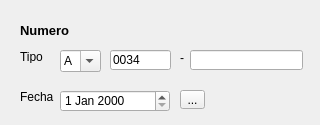
<?xml version="1.0" encoding="UTF-8"?>
<ui version="4.0">
 <class>Form</class>
 <widget class="QWidget" name="Form">
  <property name="geometry">
   <rect>
    <x>0</x>
    <y>0</y>
    <width>320</width>
    <height>125</height>
   </rect>
  </property>
  <property name="windowTitle">
   <string>Form</string>
  </property>
  <widget class="QLabel" name="lb_tipo">
   <property name="geometry">
    <rect>
     <x>20</x>
     <y>50</y>
     <width>47</width>
     <height>13</height>
    </rect>
   </property>
   <property name="text">
    <string>Tipo</string>
   </property>
  </widget>
  <widget class="QLabel" name="lb_separador">
   <property name="geometry">
    <rect>
     <x>180</x>
     <y>50</y>
     <width>16</width>
     <height>16</height>
    </rect>
   </property>
   <property name="text">
    <string>-</string>
   </property>
  </widget>
  <widget class="QLabel" name="lb_titulo">
   <property name="geometry">
    <rect>
     <x>20</x>
     <y>20</y>
     <width>91</width>
     <height>21</height>
    </rect>
   </property>
   <property name="font">
    <font>
     <pointsize>10</pointsize>
     <weight>75</weight>
     <bold>true</bold>
    </font>
   </property>
   <property name="text">
    <string>Numero</string>
   </property>
  </widget>
  <widget class="QLineEdit" name="comp_prefijo">
   <property name="geometry">
    <rect>
     <x>110</x>
     <y>50</y>
     <width>61</width>
     <height>20</height>
    </rect>
   </property>
   <property name="text">
    <string>0034</string>
   </property>
  </widget>
  <widget class="QLineEdit" name="comp_numero">
   <property name="geometry">
    <rect>
     <x>190</x>
     <y>50</y>
     <width>113</width>
     <height>20</height>
    </rect>
   </property>
  </widget>
  <widget class="QComboBox" name="comp_tipo">
   <property name="geometry">
    <rect>
     <x>60</x>
     <y>50</y>
     <width>41</width>
     <height>22</height>
    </rect>
   </property>
   <property name="editable">
    <bool>true</bool>
   </property>
   <item>
    <property name="text">
     <string>A</string>
    </property>
   </item>
   <item>
    <property name="text">
     <string>B</string>
    </property>
   </item>
   <item>
    <property name="text">
     <string>C</string>
    </property>
   </item>
   <item>
    <property name="text">
     <string>R</string>
    </property>
   </item>
  </widget>
  <widget class="QDateEdit" name="comp_fecha">
   <property name="geometry">
    <rect>
     <x>60</x>
     <y>90</y>
     <width>110</width>
     <height>22</height>
    </rect>
   </property>
  </widget>
  <widget class="QLabel" name="lb_fecha">
   <property name="geometry">
    <rect>
     <x>20</x>
     <y>90</y>
     <width>47</width>
     <height>13</height>
    </rect>
   </property>
   <property name="text">
    <string>Fecha</string>
   </property>
  </widget>
  <widget class="QToolButton" name="toolButton">
   <property name="geometry">
    <rect>
     <x>180</x>
     <y>90</y>
     <width>25</width>
     <height>19</height>
    </rect>
   </property>
   <property name="text">
    <string>...</string>
   </property>
  </widget>
 </widget>
 <resources/>
 <connections/>
</ui>
